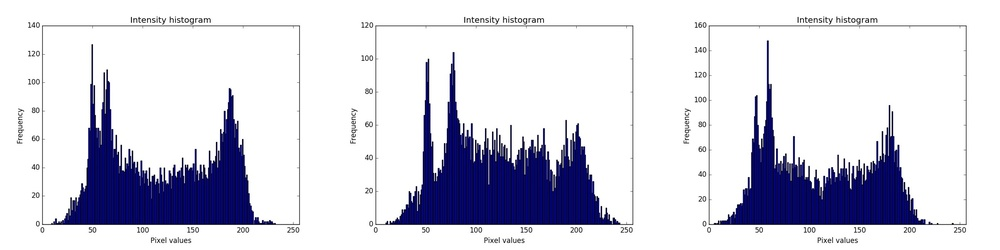
#> input picture assignment-1/plots/face1-3.jpg, 1000 x 250 px, shrunk from 2412 x 604 before the run; its folder holds only this picture in this run
$ python intensity_hist.py ../plots/face1-3.jpg
#> lines starting #> are read from the running program, lines starting #| are printed output that depends on the picture
import sys
import cv2
import numpy as np
import matplotlib.pyplot as plt

# Plot intensity historgram
def plotIntensity(image, plot):
    # Plot the histogram
    fig = plt.figure(1)
    ax = fig.gca()
    ax.hist(image.flatten(), 256, [0, 256])
    # Label the plot
    ax.set_title('Intensity histogram')
    ax.set_xlabel('Pixel values')
    ax.set_ylabel('Frequency')
    ax.set_xlim([0, 256])
    ax.set_ylim([0, 180])
    # Save the plot
    plt.savefig(plot)

if __name__ == '__main__':
    # Enter image as an argument
    _, image = sys.argv
    # Get the path of the plot
    plot = image.split('.pgm')[0].split('/')[-1]
    # Read the image
    image = cv2.imread(image, 0)
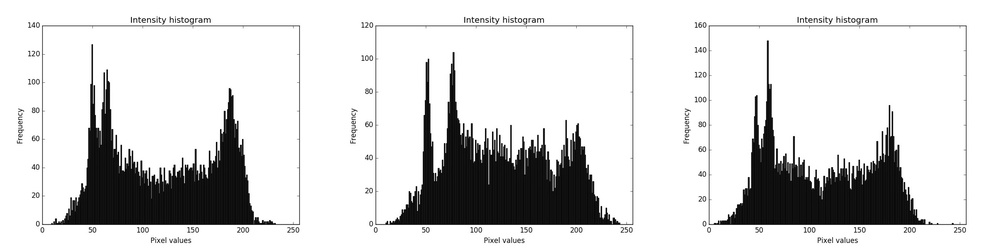
#> image: shape (250, 1000); min 0, max 255, mean 214.2
    # Plot the intensity histogram
    plotIntensity(image, 'plots/%s.jpg' % plot)
#> in plotIntensity, `plt.savefig(plot)`:
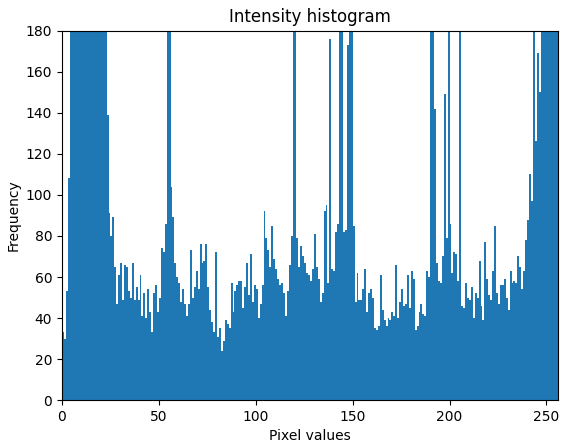
#> figure drawn by matplotlib, 1 panel; tallest bar 181281 high, from x = 255 to 256

$ run again, on assignment-1/plots/face256.jpg
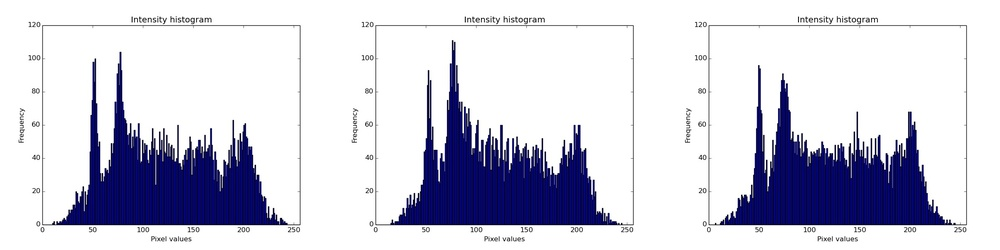
#> input picture assignment-1/plots/face256.jpg, 1000 x 250 px, shrunk from 2407 x 602 before the run
#> `image = cv2.imread(image, 0)`:
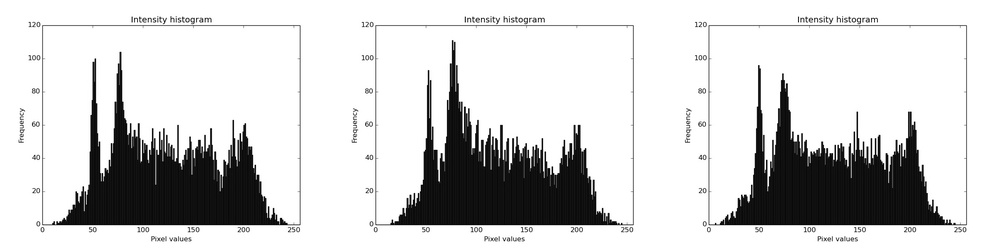
#> image: shape (250, 1000); min 0, max 255, mean 208.7
#> in plotIntensity, `plt.savefig(plot)`:
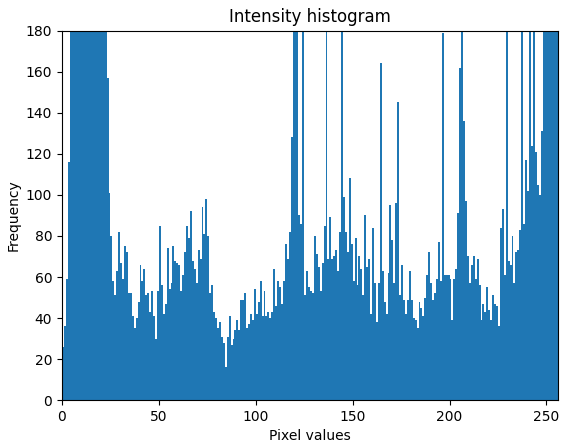
#> figure drawn by matplotlib, 1 panel; tallest bar 175660 high, from x = 255 to 256

$ run again, on assignment-1/plots/face3.jpg
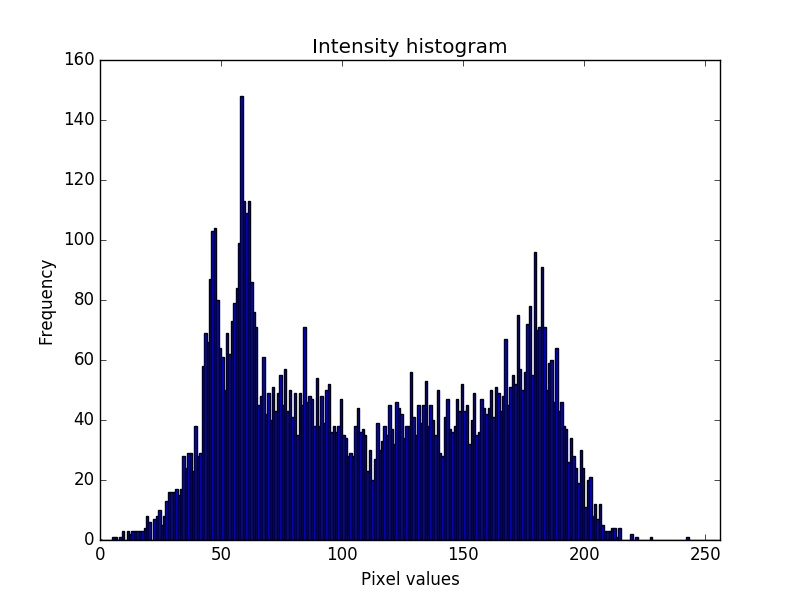
#> input picture assignment-1/plots/face3.jpg, 800 x 600 px
#> `image = cv2.imread(image, 0)`:
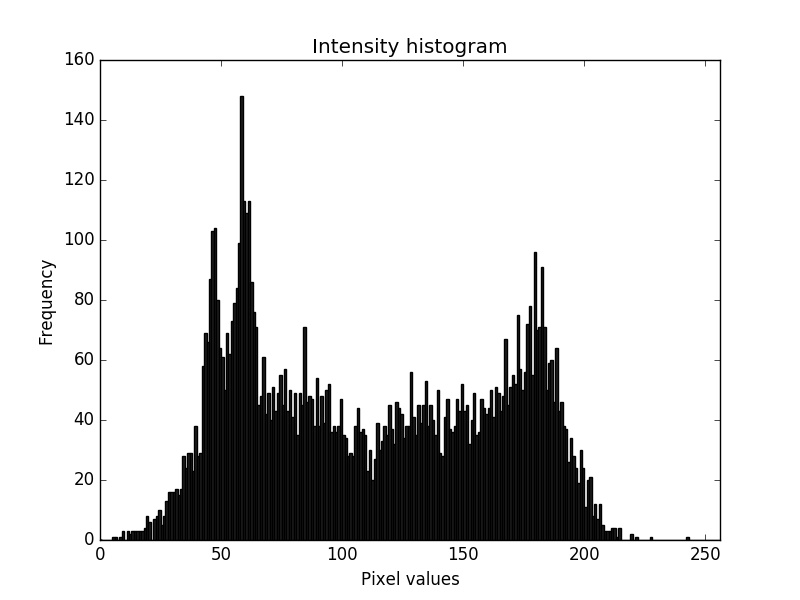
#> image: shape (600, 800); min 0, max 255, mean 218.5
#> in plotIntensity, `plt.savefig(plot)`:
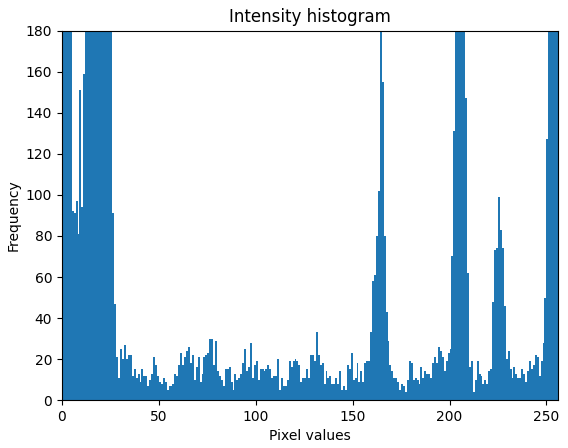
#> figure drawn by matplotlib, 1 panel; tallest bar 391755 high, from x = 255 to 256

$ run again, on assignment-1/plots/face4-6.jpg
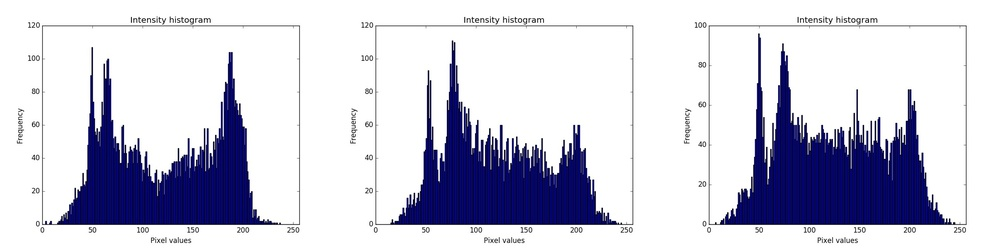
#> input picture assignment-1/plots/face4-6.jpg, 1000 x 250 px, shrunk from 2412 x 604 before the run
#> `image = cv2.imread(image, 0)`:
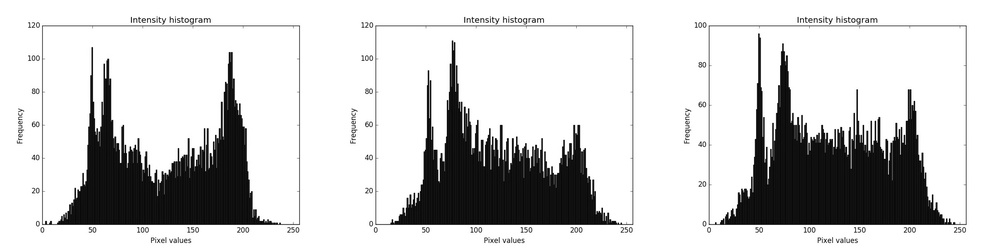
#> image: shape (250, 1000); min 0, max 255, mean 205.9
#> in plotIntensity, `plt.savefig(plot)`:
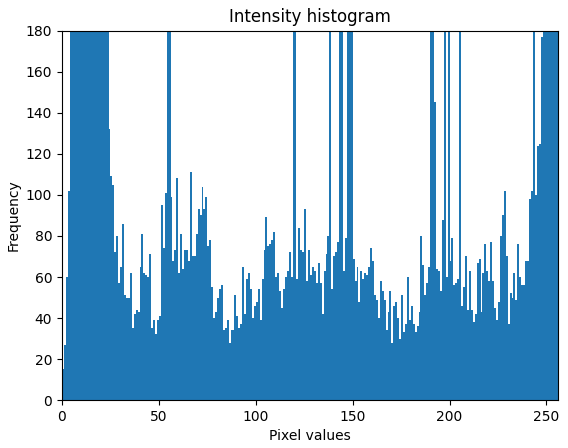
#> figure drawn by matplotlib, 1 panel; tallest bar 172708 high, from x = 255 to 256
